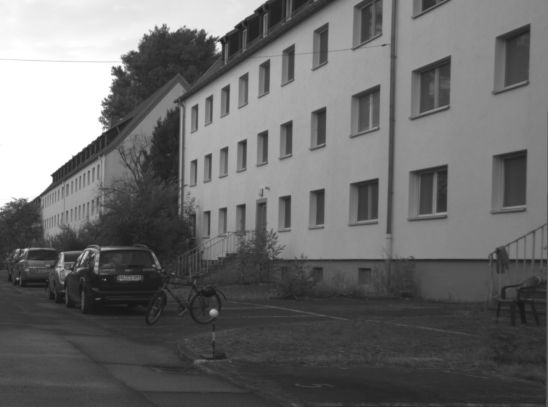
#> input picture CS558/HW1/road.png, 548 x 407 px
$ jupyter execute HW1.ipynb   (shell and % lines are left out)
#> lines starting #> are read from the running program, lines starting #| are printed output that depends on the picture
[cell 1]
import numpy as np
import math
from PIL import Image
from skimage import data
from matplotlib import image
import matplotlib.pyplot as plt

pic = image.imread('road.png')
#> pic is the input picture: shape (407, 548, 4) float32; mean R, G, B, A 0.422, 0.422, 0.422, 1
im = Image.open('road.png')

[cell 2]
print(pic.dtype)
#| float32

[cell 3]
print(pic.shape)
#| (407, 548, 4)

[cell 4]
plt.imshow(im)

[cell 5]
data = np.asarray(pic)
val = np.asarray(im)

[cell 6]
print(data[0])
#> (printed output is left out)

[cell 7]
print(val)
#> (printed output is left out)
print(val.shape)
#| (407, 548)
max_val = np.amax(val)
#> max_val = 255
min_val = np.amin(val)
#> min_val = 23
print(max_val)
#| 255
print(min_val)
#| 23

[cell 8]
def gaussianKernel(sigma, size):
#> called with sigma = 2, size = 5
    filter = np.zeros((size, size))
    c = size // 2
    for x in range(-c, c+1):
        for y in range(-c, c+1):
            val1 = 2*np.pi*(sigma**2)
            val2 = np.exp(-(x**2 + y**2)/(2*sigma**2))
            filter[x+c, y+c] = (1/val1)*val2

    return filter

def imagePadding(image, kernel):
    return np.pad(image, pad_width=(kernel.shape[1] // 2, kernel.shape[0] // 2))

def convolution(image, kernel):
    size = kernel.shape[0]
    padded_image = imagePadding(image, kernel)
    conv_image = np.zeros(padded_image.shape)
    center_x = kernel.shape[1] // 2
    center_y = kernel.shape[0] // 2

    result_image = np.zeros(padded_image.shape)

    for i in range(center_x, padded_image.shape[1]-center_x):
        for j in range(center_y, padded_image.shape[0]-center_y):
            window = padded_image[j-center_y:j-center_y+size, i-center_x:i-center_x+size]
            filter_v = window.flatten() * kernel.flatten()
            result_image[j][i] = np.sum(filter_v)

    return result_image[center_y:-center_y, center_x:-center_x]
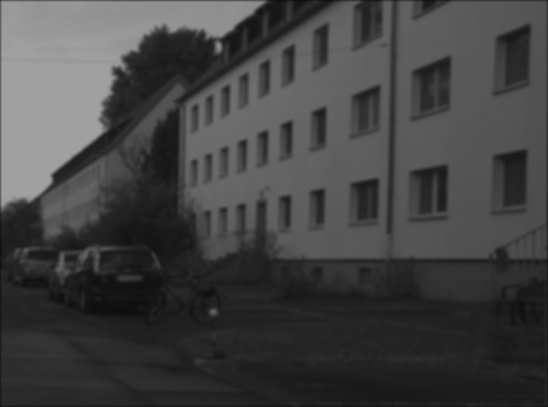
#> returned value: shape (407, 548) float64; min 13.66, max 160.6, mean 67.4

[cell 9]
def gaussianFilter(imageMatrix, sigma, size):
    kernel = gaussianKernel(sigma, size)
    print(kernel)
    return convolution(imageMatrix, kernel)

[cell 10]
gaussianImage = gaussianFilter(val, 2, 5)
gaussian = Image.fromarray(gaussianImage)
plt.imshow(gaussian)
print(gaussian.mode)
#| F

[cell 11]
sobel_x = np.array([[1,0,-1],[2,0,-2],[1,0,-1]])
sobel_y = np.array([[1,2,1],[0,0,0],[-1,-2,-1]])
def sobelXFilter(image):
    return convolution(image, sobel_x)
#> after the loop in convolution (call 2), `for i in range(center_x, padded_image.shape[1]-center_x):`:
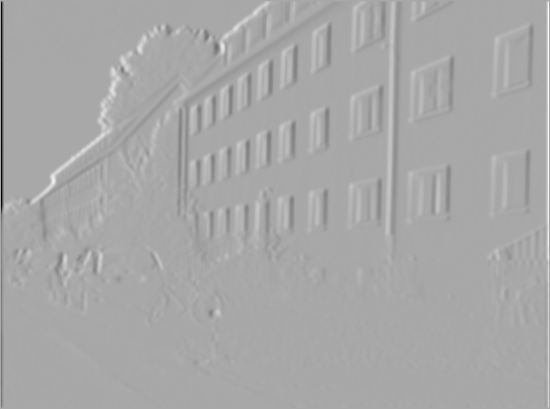
#> result_image: shape (409, 550) float64; min -544.3, max 281.4, mean 0.2; drawn with min black and max white
def sobelYFilter(image):
    return convolution(image, sobel_y)
#> after the loop in convolution (call 4), `for i in range(center_x, padded_image.shape[1]-center_x):`:
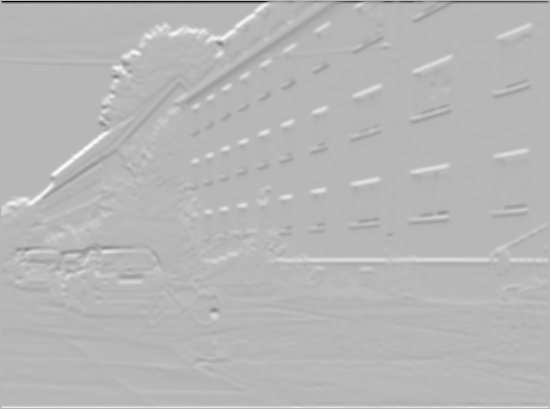
#> result_image: shape (409, 550) float64; min -525, max 204.4, mean 0.4; drawn with min black and max white
#> after the loop in convolution (call 5), `for i in range(center_x, padded_image.shape[1]-center_x):`:
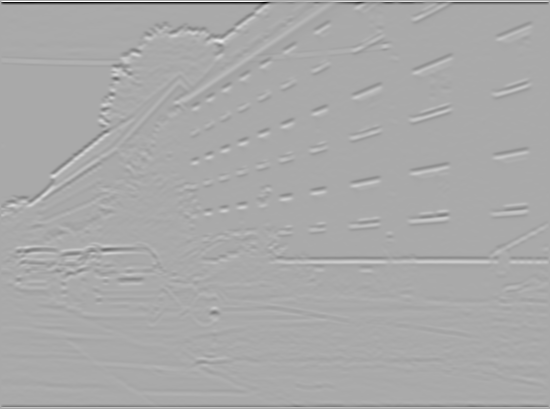
#> result_image: shape (409, 550) float64; min -1846.8, max 927.3, mean -4.7; drawn with min black and max white

[cell 12]
sobelXImage = sobelXFilter(sobelXFilter(gaussianImage))
sobelYImage = sobelYFilter(sobelYFilter(gaussianImage))

[cell 13]
sobelX = Image.fromarray(sobelXImage)
plt.imshow(sobelX)

[cell 14]
sobelY = Image.fromarray(sobelYImage)
plt.imshow(sobelY)
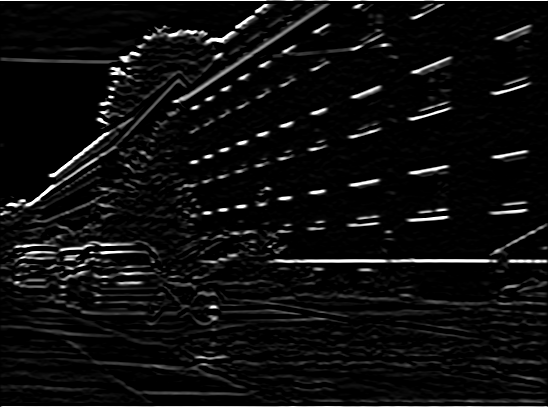
#> shown: shape (407, 548, 4); mean R, G, B, A 14.7, 14.7, 14.7, 255

[cell 15]
sobelXY = Image.fromarray(sobelXImage+sobelYImage)
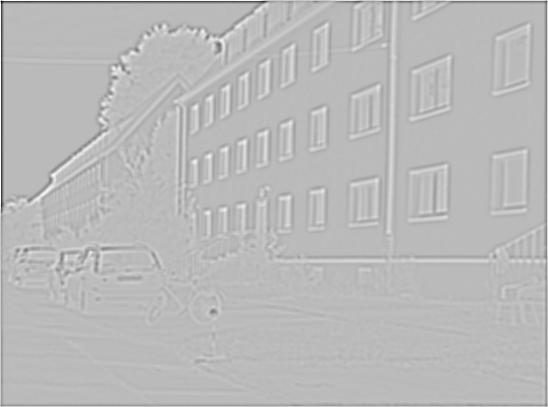
#> sobelXY: PIL image 548x407 F; min -2676.1, max 975.6, mean -8.8; drawn with min black and max white
plt.imshow(sobelXY)
print(sobelXY.mode)
#| F
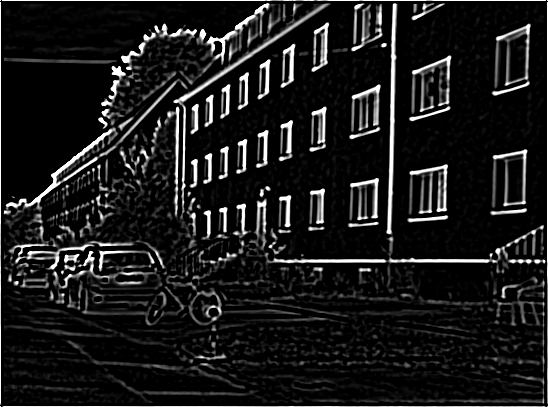
#> shown: shape (407, 548, 4); mean R, G, B, A 26.3, 26.3, 26.3, 255

[cell 16]
def nonMaxSupression(image, max_val, min_val):
    supress = image.copy()
    for i in range(1, image.shape[1]-1):
        for j in range(1, image.shape[0]-1):
            max_neighbor = np.amax(image[j-1:j+2, i-1:i+2])
            if(image[j][i] != max_neighbor):

                supress[j][i] = min_val
            else:
                supress[j-1:j+2, i-1:i+2] = min_val
                supress[j][i] = image[j][i]

    return supress

def hessianFilter(image, threshold = 150):
#> called with threshold = 150
    det = np.zeros(image.shape)
    sobelDetImage = sobelXFilter(sobelYFilter(gaussianImage))
#> after the loop in convolution (call 7), `for i in range(center_x, padded_image.shape[1]-center_x):`:
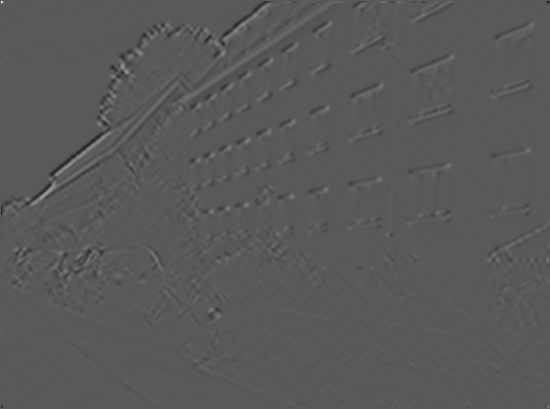
#> result_image: shape (409, 550) float64; min -566.1, max 1047.8, mean 0; drawn with min black and max white

    det = sobelXImage * sobelYImage - sobelDetImage**2

    max_val = np.amax(det)
#> max_val = 1573527.3
    min_val = np.amin(det)
#> min_val = -1355824

    return nonMaxSupression(det,max_val,min_val)
#> after the loop in nonMaxSupression, `for i in range(1, image.shape[1]-1):`:
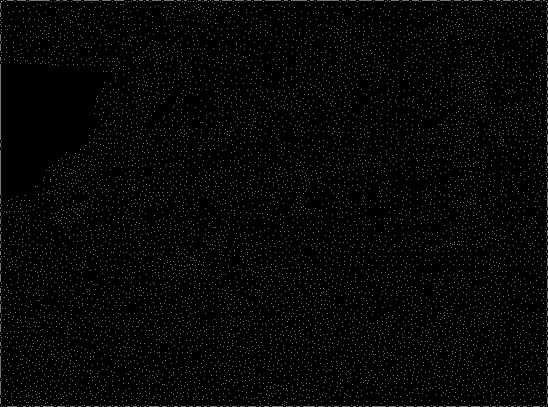
#> supress: shape (407, 548) float64; min -1355824, max 1573527.3, mean -1297411.4; drawn with min black and max white

[cell 17]
hessianImage = hessianFilter(sobelXImage+sobelYImage)
hessian = Image.fromarray(hessianImage).convert('P')
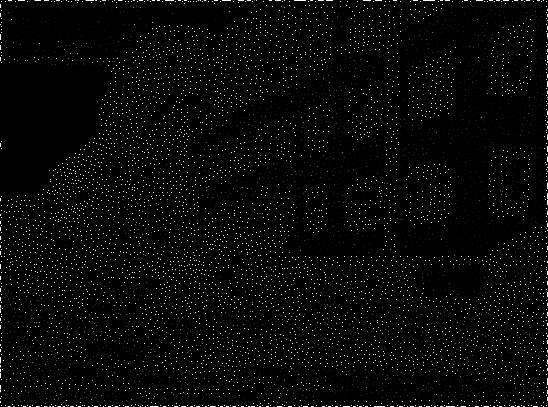
#> hessian: PIL image 548x407 P; min 0, max 255, mean 6.4
print(hessianImage.shape)
#| (407, 548)
plt.imshow(hessian)

[cell 18]
def pointList(image):
    return np.nonzero(image > 0)

def randomTwoPoint(size):
    p1 = np.random.randint(0, size - 1)

    p2 = np.random.randint(0, size - 1)

    while(p1 == p2):
        p2 = np.random.randint(0, size - 1)

    return p1, p2

def points(pointListX, pointListY):
    for i in range(0, len(pointListX) - 1):
        yield pointListY[i], pointListX[i], i

def lineTwoPoint(x1, y1, x2, y2):
    if x1 == x2:
        m = math.inf
    else:
        m = (y1-y2)/(x1-x2)

    c = -m*x2 + y2

    return m, c

def distanceFromLine(x, y, m, c):
    intersect_x = (x + (m * y) - (m * c) / (1 + m**2))
    intersect_y = ((m * x) + ((m**2) * y) - ((m**2) * c)) / (1 + m**2) + c

    distance = math.sqrt((intersect_x - x)**2 + (intersect_y - y)**2)

    return intersect_x, intersect_y, distance

def RANSAC(image, in_limit, dist_limit, num_line=4):
#> called with in_limit = 40, dist_limit = 4, num_line = 4
    line = 0
    pointY,pointX = pointList(image)
#> pointY = 8760 values from 0 to 406; pointX = 8760 values, max 547 at index 425, min 0 at index 311, mean 281.9
    output = image.copy()
    while(line < num_line):
        p1, p2 = randomTwoPoint(len(pointY))

        slope, constant = lineTwoPoint(pointX[p1],pointY[p1],pointX[p2],pointY[p2])

        inliners = []

        for y, x, i in points(pointY, pointX):
            dist, p_x, p_y = distanceFromLine(y, x, slope, constant)
            if(dist < dist_limit):
                inliners.append(i)

        if(len(inliners) >= in_limit):
#             for p in inliners:
#                 output[pointY[p]-1:pointY[p]+2, pointX[p]-1:pointX[p]+2] = 255

            pointX.take(inliners)
            pointY.take(inliners)
        line+=1
#> this loop made 4 passes
#> (p1, p2, m in lineTwoPoint, c in lineTwoPoint, slope, constant) on pass 1: (2732, 3264, -0.309, 233.1, -0.309, 233.1)
    print(image.shape)
#| (407, 548)
    return output

[cell 19]
input_image = np.asarray(hessian)
ransacImage = RANSAC(input_image, 40, 4)
ransac = Image.fromarray(ransacImage).convert('P')
plt.imshow(ransac)
print(ransac.mode)
#| P
